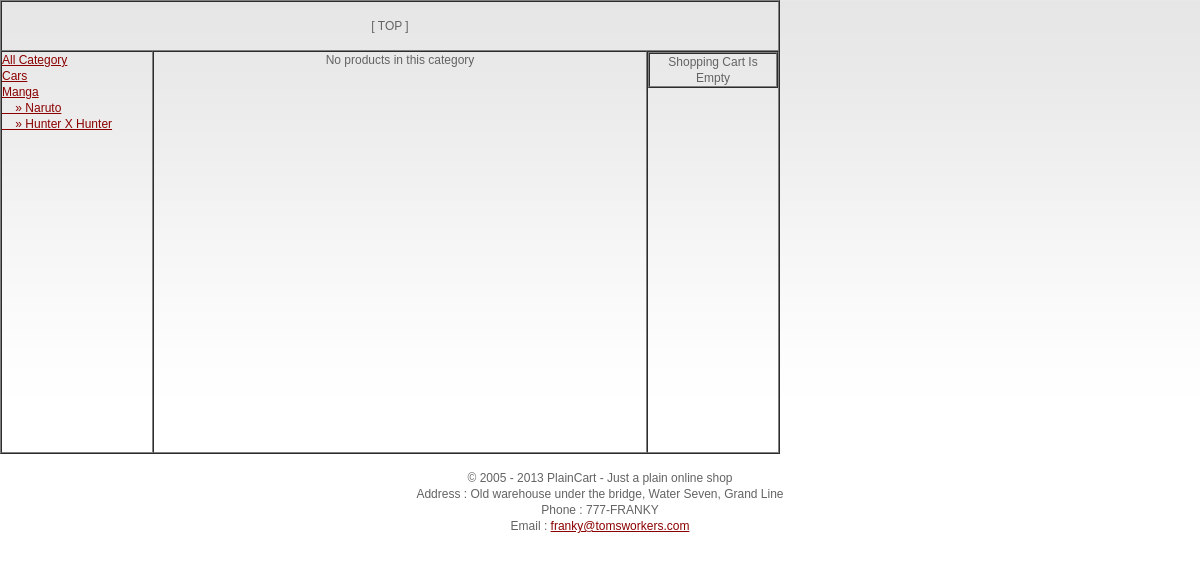
Before: /plaincart/index.php?c=13 with the older database file.
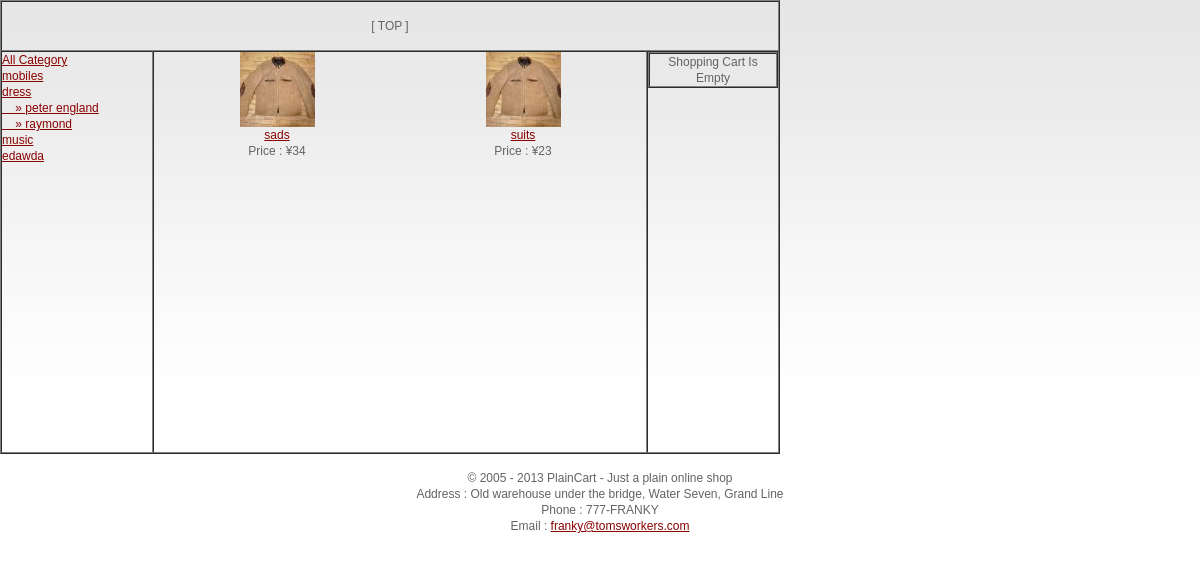
After: the same page with the newer database file.
### tables this page shows
CREATE TABLE IF NOT EXISTS `tbl_category` (
  `cat_id` int(10) unsigned NOT NULL AUTO_INCREMENT,
  `cat_parent_id` int(11) NOT NULL DEFAULT '0',
  `cat_name` varchar(50) NOT NULL DEFAULT '',
  `cat_description` varchar(200) NOT NULL DEFAULT '',
  `cat_image` varchar(255) NOT NULL DEFAULT '',
  PRIMARY KEY (`cat_id`),
  KEY `cat_parent_id` (`cat_parent_id`),
  KEY `cat_name` (`cat_name`)
);

CREATE TABLE IF NOT EXISTS `tbl_shop_config` (
  `sc_name` varchar(50) NOT NULL DEFAULT '',
  `sc_address` varchar(100) NOT NULL DEFAULT '',
  `sc_phone` varchar(30) NOT NULL DEFAULT '',
  `sc_email` varchar(30) NOT NULL DEFAULT '',
  `sc_shipping_cost` decimal(5,2) NOT NULL DEFAULT '0.00',
  `sc_currency` int(10) unsigned NOT NULL DEFAULT '1',
  `sc_order_email` enum('y','n') NOT NULL DEFAULT 'n'
);

CREATE TABLE IF NOT EXISTS `tbl_product` (
  `pd_id` int(10) unsigned NOT NULL AUTO_INCREMENT,
  `cat_id` int(10) unsigned NOT NULL DEFAULT '0',
  `pd_name` varchar(100) NOT NULL DEFAULT '',
  `pd_description` text NOT NULL,
  `pd_price` decimal(9,2) NOT NULL DEFAULT '0.00',
  `pd_qty` smallint(5) unsigned NOT NULL DEFAULT '0',
  `pd_image` varchar(200) DEFAULT NULL,
  `pd_thumbnail` varchar(200) DEFAULT NULL,
  `pd_date` datetime NOT NULL DEFAULT '0000-00-00 00:00:00',
  `pd_last_update` datetime NOT NULL DEFAULT '0000-00-00 00:00:00',
  PRIMARY KEY (`pd_id`),
  KEY `cat_id` (`cat_id`),
  KEY `pd_name` (`pd_name`)
);

CREATE TABLE IF NOT EXISTS `tbl_currency` (
  `cy_id` int(10) unsigned NOT NULL AUTO_INCREMENT,
  `cy_code` char(3) NOT NULL DEFAULT '',
  `cy_symbol` varchar(8) NOT NULL DEFAULT '',
  PRIMARY KEY (`cy_id`)
);

### plaincart/library/category-functions.php (called while the page is built, shortened)
<?php
require_once 'config.php';
function formatCategories($categories, $parentId)
{
	$navCat = array();
	$ids = array();
	foreach ($categories as $category) {
		if ($category['cat_parent_id'] == $parentId) {
			$navCat[] = $category;
		}
		$ids[$category['cat_id']] = $category;
	}
	$tempParentId = $parentId;
	while ($tempParentId != 0) {
		$parent    = array($ids[$tempParentId]);
		$currentId = $parent[0]['cat_id'];
		$tempParentId = $ids[$tempParentId]['cat_parent_id'];
		foreach ($categories as $category) {
			if ($category['cat_parent_id'] == $tempParentId && !in_array($category, $parent)) {
				$parent[] = $category;
			}
		}
		array_multisort($parent);
		$n = count($parent);
		$navCat2 = array();
		for ($i = 0; $i < $n; $i++) {
			$navCat2[] = $parent[$i];
			if ($parent[$i]['cat_id'] == $currentId) {
				$navCat2 = array_merge($navCat2, $navCat);
			}
		}
		$navCat = $navCat2;
	}
	return $navCat;
}
function getChildCategories($categories, $id, $recursive = true)
{
	if ($categories == NULL) {
		$categories = fetchCategories();
	}
	$n     = count($categories);
	$child = array();
	for ($i = 0; $i < $n; $i++) {
		$catId    = $categories[$i]['cat_id'];
		$parentId = $categories[$i]['cat_parent_id'];
		if ($parentId == $id) {
			$child[] = $catId;
			if ($recursive) {
				$child   = array_merge($child, getChildCategories($categories, $catId));
			}
		}
	}
	return $child;
}
function fetchCategories()
{
    $sql = "SELECT cat_id, cat_parent_id, cat_name, cat_image, cat_description
	        FROM tbl_category
			ORDER BY cat_id, cat_parent_id ";
    $result = dbQuery($sql);
    $cat = array();
    while ($row = dbFetchAssoc($result)) {
        $cat[] = $row;
    }
	return $cat;
}
?>

### plaincart/library/database.php (called while the page is built, shortened)
<?php
require_once 'config.php';
function dbQuery($sql)
{
	$result = mysql_query($sql) or die(mysql_error());
	return $result;
}
function dbFetchAssoc($result)
{
	return mysql_fetch_assoc($result);
}
function dbNumRows($result)
{
	return mysql_num_rows($result);
}
?>

### plaincart/library/cart-functions.php (called while the page is built, shortened)
<?php
require_once 'config.php';
function getCartContent()
{
	$cartContent = array();
	$sid = session_id();
	$sql = "SELECT ct_id, ct.pd_id, ct_qty, pd_name, pd_price, pd_thumbnail, pd.cat_id
			FROM tbl_cart ct, tbl_product pd, tbl_category cat
			WHERE ct_session_id = '$sid' AND ct.pd_id = pd.pd_id AND cat.cat_id = pd.cat_id";
	$result = dbQuery($sql);
	return $cartContent;
}
?>

### plaincart/library/common.php (called while the page is built, shortened)
<?php
require_once 'config.php';
require_once 'database.php';
function getShopConfig()
{
	$sql = "SELECT sc_name, sc_address, sc_phone, sc_email, sc_shipping_cost, sc_order_email, cy_symbol
			FROM tbl_shop_config sc, tbl_currency cy
			WHERE sc_currency = cy_id";
	$result = dbQuery($sql);
	$row    = dbFetchAssoc($result);
    if ($row) {
        extract($row);
        $shopConfig = array('name'           => $sc_name,
                            'address'        => $sc_address,
                            'phone'          => $sc_phone,
                            'email'          => $sc_email,
				    'sendOrderEmail' => $sc_order_email,
                            'shippingCost'   => $sc_shipping_cost,
                            'currency'       => $cy_symbol);
    }
	return $shopConfig;
}
function displayAmount($amount)
{
	global $shopConfig;
	return $shopConfig['currency'] . number_format($amount);
}
?>

### plaincart/library/config.php (called while the page is built, shortened)
<?php
require_once 'database.php';
require_once 'common.php';
$shopConfig = getShopConfig();
?>

### plaincart/include/leftNav.php (the view, shortened to what this page needs)
<?php
$categories = fetchCategories();
$categories = formatCategories($categories, $catId);
?>
<ul>
<li><a href="<?php echo $_SERVER['PHP_SELF']; ?>">All Category</a></li>
<?php
foreach ($categories as $category) {
	extract($category);
	$level = ($cat_parent_id == 0) ? 1 : 2;
    $url   = $_SERVER['PHP_SELF'] . "?c=$cat_id";
	if ($level == 2) {
		$cat_name = '&nbsp; &nbsp; &raquo;&nbsp;' . $cat_name;
	}
	$listId = '';
	if ($cat_id == $catId) {
		$listId = ' id="current"';
	}
?>
<li<?php echo $listId; ?>><a href="<?php echo $url; ?>"><?php echo $cat_name; ?></a></li>
<?php
}
?>
</ul>

### plaincart/include/header.php (shortened to what this page needs)
<?php
if (isset($_GET['p']) && (int)$_GET['p'] > 0) {
	$pdId = (int)$_GET['p'];
	$sql = "SELECT pd_name
			FROM tbl_product
			WHERE pd_id = $pdId";
	$result    = dbQuery($sql);
	$row       = dbFetchAssoc($result);
	$pageTitle = $row['pd_name'];
} else if (isset($_GET['c']) && (int)$_GET['c'] > 0) {
	$catId = (int)$_GET['c'];
}
?>
<!DOCTYPE html PUBLIC "-//W3C//DTD XHTML 1.0 Transitional//EN" "http://www.w3.org/TR/xhtml1/DTD/xhtml1-transitional.dtd">
<html xmlns="http://www.w3.org/1999/xhtml">
<head>
	<link rel="stylesheet" href="css/style.css" type="text/css" media="all" />
</head>
<body>

### plaincart/index.php (shortened to what this page needs)
<?php
require_once 'library/config.php';
require_once 'library/category-functions.php';
require_once 'library/cart-functions.php';
$pdId   = (isset($_GET['p']) && $_GET['p'] != '') ? $_GET['p'] : 0;
require_once 'include/header.php';
?>
<table width="780" border="1" align="center" cellpadding="0" cellspacing="0">
 <tr>
  <td colspan="3">
  <?php require_once 'include/top.php'; ?>
  </td>
 </tr>
 <tr valign="top">
  <td width="150" height="400" id="leftnav">
<?php
require_once 'include/leftNav.php';
?>
  </td>
  <td>
<?php
if ($pdId) {
	require_once 'include/productDetail.php';
} else if ($catId) {
	require_once 'include/productList.php';
} else {
	require_once 'include/categoryList.php';
}
?>
  </td>
  <td width="130" align="center"><?php require_once 'include/miniCart.php'; ?></td>
 </tr>
</table>
<?php
require_once 'include/footer.php';
?>

### plaincart/include/top.php (shortened to what this page needs)
<p>&nbsp;</p>
<p align="center">[ TOP ]</p>
<p>&nbsp;</p>

### plaincart/include/productList.php (shortened to what this page needs)
<?php
$productsPerRow = 2;
$productsPerPage = 4;
$children = array_merge(array($catId), getChildCategories(NULL, $catId));
$children = ' (' . implode(', ', $children) . ')';
$sql = "SELECT pd_id, pd_name, pd_price, pd_thumbnail, pd_qty, c.cat_id
		FROM tbl_product pd, tbl_category c
		WHERE pd.cat_id = c.cat_id AND pd.cat_id IN $children
		ORDER BY pd_name";
$result     = dbQuery(getPagingQuery($sql, $productsPerPage));
$numProduct = dbNumRows($result);
$columnWidth = (int)(100 / $productsPerRow);
?>
<table width="100%" border="0" cellspacing="0" cellpadding="20">
<?php
if ($numProduct > 0 ) {
	$i = 0;
	while ($row = dbFetchAssoc($result)) {
		extract($row);
		if ($pd_thumbnail) {
			$pd_thumbnail = WEB_ROOT . 'images/product/' . $pd_thumbnail;
		} else {
			$pd_thumbnail = WEB_ROOT . 'images/no-image-small.png';
		}
		if ($i % $productsPerRow == 0) {
			echo '<tr>';
		}
		$pd_price = displayAmount($pd_price);
		echo "<td width=\"$columnWidth%\" align=\"center\"><a href=\"" . $_SERVER['PHP_SELF'] . "?c=$catId&p=$pd_id" . "\"><img src=\"$pd_thumbnail\" border=\"0\"><br>$pd_name</a><br>Price : $pd_price";
		echo "</td>\r\n";
		if ($i % $productsPerRow == $productsPerRow - 1) {
			echo '</tr>';
		}
		$i += 1;
	}
} else {
?>
	<tr><td width="100%" align="center" valign="center">No products in this category</td></tr>
<?php
}
?>
</table>

### plaincart/include/miniCart.php (shortened to what this page needs)
<?php
$cartContent = getCartContent();
$numItem = count($cartContent);
?>
<table width="100%" border="1" cellspacing="0" cellpadding="2" id="minicart">
 <?php
if ($numItem > 0) {
?>
 <tr>
  <td colspan="2">Cart Content</td>
 </tr>
<?php
	$subTotal = 0;
	for ($i = 0; $i < $numItem; $i++) {
		extract($cartContent[$i]);
		$pd_name = "$ct_qty x $pd_name";
		$url = "main.php?c=$cat_id&p=$pd_id";
		$subTotal += $pd_price * $ct_qty;
?>
 <tr>
   <td><a href="<?php echo $url; ?>"><?php echo $pd_name; ?></a></td>
  <td width="30%" align="right"><?php echo displayAmount($ct_qty * $pd_price); ?></td>
 </tr>
<?php
	}
?>
  <tr><td align="right">Sub-total</td>
  <td width="30%" align="right"><?php echo displayAmount($subTotal); ?></td>
 </tr>
  <tr><td align="right">Shipping</td>
  <td width="30%" align="right"><?php echo displayAmount($shopConfig['shippingCost']); ?></td>
 </tr>
  <tr><td align="right">Total</td>
  <td width="30%" align="right"><?php echo displayAmount($subTotal + $shopConfig['shippingCost']); ?></td>
 </tr>
  <tr><td colspan="2">&nbsp;</td></tr>
  <tr>
  <td colspan="2" align="center"><a href="cart.php?action=view"> Go To Shopping
   Cart</a></td>
 </tr>
<?php
} else {
?>
  <tr><td colspan="2" align="center" valign="middle">Shopping Cart Is Empty</td></tr>
<?php
}
?>
</table>

### plaincart/include/footer.php (shortened to what this page needs)
<p>&nbsp;</p>
<table width="100%" border="0" cellspacing="0" cellpadding="10">
 <tr>
  <td align="center">
   <p>&copy; <?php echo '2005 - ' . date('Y'); ?> <?php echo $shopConfig['name']; ?></p>
   <p>Address : <?php echo $shopConfig['address']; ?><br>
    Phone : <?php echo $shopConfig['phone']; ?><br>
    Email : <a href="mailto:<?php echo $shopConfig['email']; ?>"><?php echo $shopConfig['email']; ?></a></p>
   <p><br>
   </p></td>
 </tr>
</table>
</body>
</html>

### plaincart/css/style.css (style rules this page uses)
* { padding:0; margin:0; outline:0; }
body { background:#fff url(images/body.gif) repeat-x 0 0; font-family: "Trebuchet MS", Arial, sans-serif; font-size:12px; line-height:16px; color:#636363; }
a img { border:0; }
a { color:#8b0000; text-decoration: underline; cursor:pointer; }

Changed rows visible on the page:
removed tbl_category: cat_name "Cars"
removed tbl_category: cat_name "Manga"
removed tbl_category: cat_name "» Naruto"
removed tbl_category: cat_name "» Hunter X Hunter"
added tbl_category: cat_name "mobiles"
added tbl_category: cat_name "dress"
added tbl_category: cat_name "» peter england"
added tbl_category: cat_name "» raymond"
added tbl_category: cat_name "music"
added tbl_category: cat_name "edawda"
added tbl_product: pd_name "sads", pd_price.cy_symbol "¥34"
added tbl_product: pd_name "suits", pd_price.cy_symbol "¥23"
Other visible differences:
text no longer shown: "No products in this category"
